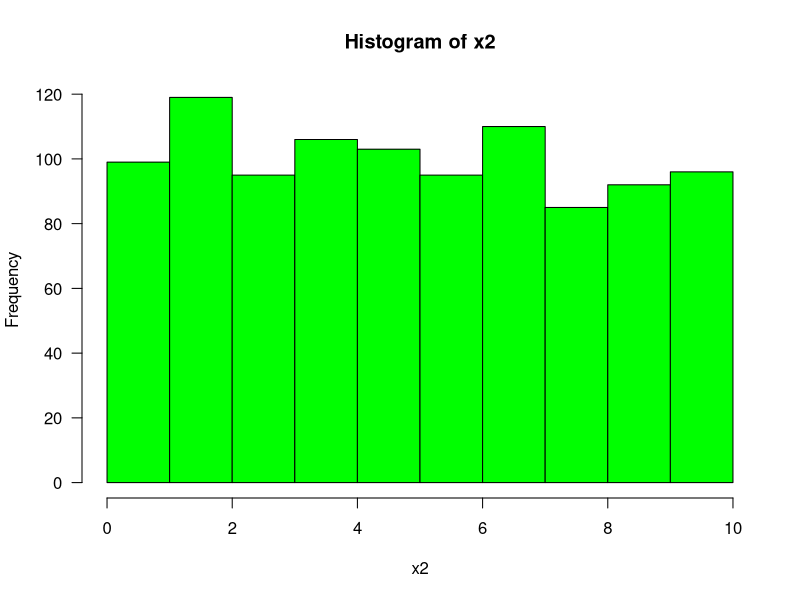
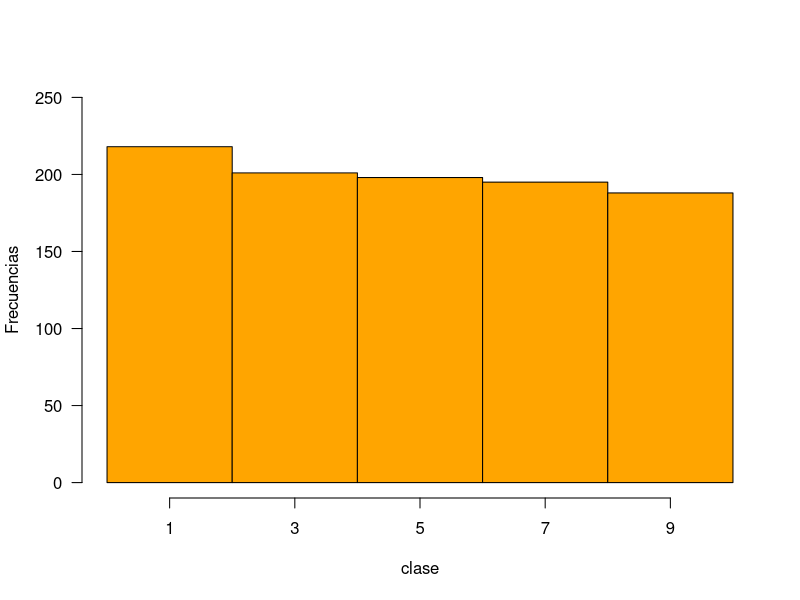
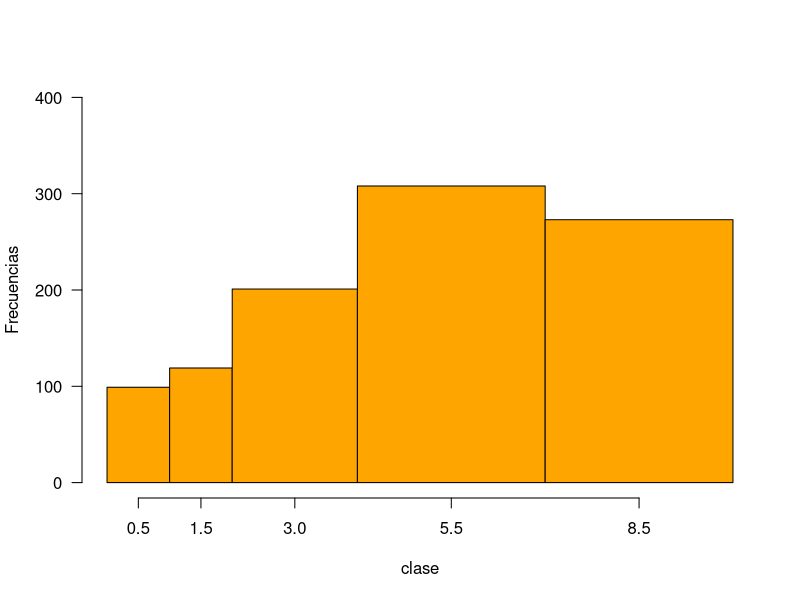
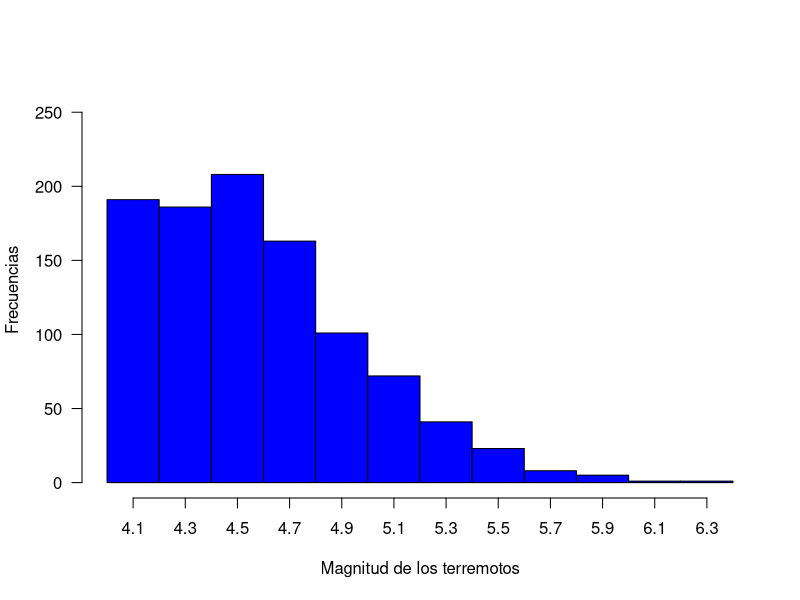

Write the R code that produced these figures, in order. (Note: this script raises an error after producing the figures.)
#Tarea o4: Boxplot e histogramas
#Alumno: Luis Miguel Toribio Ferrer
#Fecha: 28/02/2023


# HISTOGRAMAS -------------------------------------------------------------

# Considere el siguiente conjunto de datos x2 con 1000 números al azar.

set.seed(9875)
size <- 1000
x2 <- round(runif(n = size, min = 0, max = 10), 2)

# Incluir los siguientes intervalos de clase y personalizas con los puntos medios de cada intervalo de clasemids:

# [0, 2)[2, 4)[4, 6)[6, 8)[8, 10)

diam_hist <- hist(x2, las = 1, col ='green')

diam_hist

h2 <- hist(x2, xaxt = "n",
           breaks = c(0,2,4,6,8,10),
           col = "orange", xlab="clase",
           ylab= "Frecuencias",
           main = "",
           las = 1,
           ylim = c(0,250))
h2
axis(1, h2$mids)

#Incluir los siguientes intervalos de clase y personalizas con los puntosmedios de cada intervalo de clasemids. 

# (0, 1](1, 2](2, 4](4, 7](7, 10]

h3 <- hist(x2, xaxt = "n", freq = TRUE,
           breaks = c(0,1,2,4,7,10),
           col = "orange", xlab="clase",
           ylab= "Frecuencias",
           main = "",
           las = 1,
           ylim = c(0,400))
h3
axis(1, h3$mids)

#¿Cuál distribución parece estar sesgada a la derecha?

# Histograma D

#¿Cuál distribución parece estar sesgada a la izquierda?

# Histograma A

# ¿Cuál distribución parece ser simétrica o en forma de “campana”?

# histograma C

# ¿Cuál distribución parece ser bimodal?

# Histograma B

# ¿Cuál distribución parece mostrar una falta de intervalos?

# Histograma C


# PROBLEMA 3 --------------------------------------------------------------

data(quakes)

mags <-  hist(quakes$mag, xaxt = "n",# breaks = c(en caso de necesitar aqui se puede especificar)
          col = "blue", 
          xlab="Magnitud de los terremotos",
          ylab= "Frecuencias",
          main = "",
          las = 1,
          ylim = c(0,260))

mags

axis(1, mags$mids)

# ¿Cómo describiría la forma de esta distribución de las magnitudes de los terremotos?

# sesgada a la derecha

# Mencione un intervalo donde ocurren tipicamente las magnitudes.

# (4.4, 4.6)

# Determine el rango de las magnitudes (Range = Max - Min).

range(quakes$mag, na.rm = TRUE)

range(mags$breaks, na.rm = TRUE)

# ¿Qué porcentaje de los terremotos ocurren con magnitud en la clase 5.3 (5.1 : 5.4)?

clase_1 <- subset(quakes, mag>=5.1)
clase_5_3 <- subset(clase_1, mag<= 5.4)

((113/1000)*100)

# ¿Qué porcentaje de los terremotos tiene una magnitud igual o mayor a 5.0?

ig_may_5 <- subset(quakes, mag>=5)

((198/1000)*100)

# ¿Qué porcentaje de los terremotos tienen una magnitud menor o igual a 4.6?

men_ig_4_6 <- subset(quakes, mag<=4.6)

((585/1000)*100)

# problema 4 --------------------------------------------------------------

#¿Qué porcentaje de las observaciones en una distribución se encuentran entre el primer y el tercercuartil?

# 50 %

# Problema 5 --------------------------------------------------------------

#¿Cuál especie tiene el diámetro más pequeño?

# c

#¿Cuál especie tiene el diámetro más grande?

# F

#¿Cuál especie tiene el diámetro mínimo más alto?

# F

#¿Cuál especie tiene la mediana de diámetro más pequeña?
  
# C

#¿Cuál especie tiene la mediana de diámetro mas grande?

# H

#¿Cuál especie tiene el menor rango de diámetro?

# F

#Cuál especie tiene el rango intercuantil (Q3-Q1) mas grande?

# C
  
#¿Cuál especie tiene el rango intercuantil (Q3-Q1) mas pequeño?

# F
  
#¿Cuál especie tiene una distribución simétrica?

# H

#¿Cuál especie tiene el sesgo positivo (ver Fig. 2) más marcado ?

# F

# PROBLEMA 6 --------------------------------------------------------------

#Los siguientes datos muestran el número de incendios forestales ocurridos en cada semana en nuestros bosques de México. Los datos son del 01 de enero al 04 de marzo del 2021 de acuerdo con el reportede CONAFOR.

fires <- c(78, 44, 47, 105, 126, 181, 277, 210, 155)
fires

# VALOR MINIMO 

min(fires)

#VALOR MAXIMO 

max(fires)

#RANGO 

range(fires)

#Q1 (25%)

Q1 <- quantile(fire, c(0.25)); Q1

#Q2 (50%)

Q2 <- quantile(fire, c(0.50)); Q2

#Q3 (75%)

Q3 <- quantile(fire, c(0.75)); Q3

# MEDIA 

mean(fire)

# Varianza

var(fire)

# Desviación estándar 

sd(fire)

# Realice un boxplot personalizado con los datos de los incendios.

boxplot(fire, ylab="fires", 
        las = 1, 
        horizontal = TRUE, 
        col="red",
        main = "Incendios")
